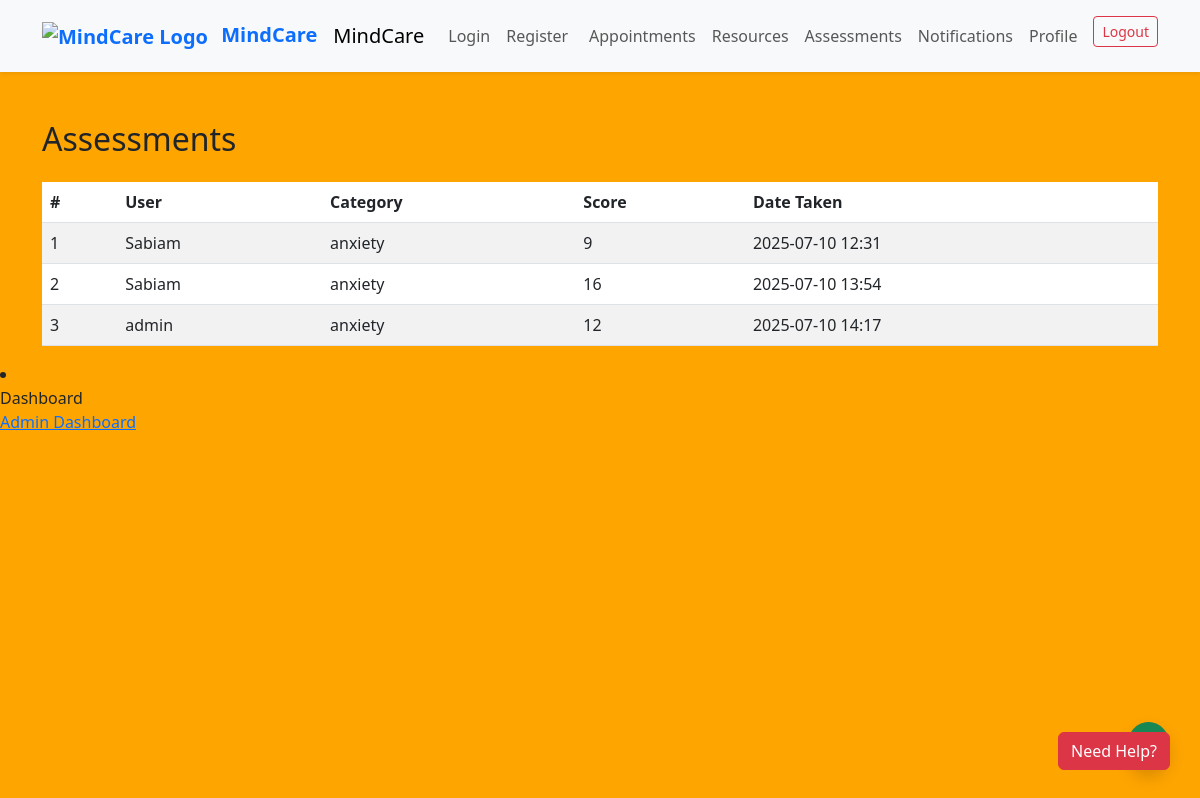
/assessments/, run on the app's committed database.
### core/models.py (models this page shows, shortened)
class Assessment(models.Model):
    CATEGORY_CHOICES = [
        ('anxiety', 'Anxiety'),
        ('depression', 'Depression'),
        ('stress', 'Stress'),
    ]
    user = models.ForeignKey(settings.AUTH_USER_MODEL, on_delete=models.CASCADE)
    category = models.CharField(max_length=20, choices=CATEGORY_CHOICES)
    score = models.IntegerField()
    date_taken = models.DateTimeField(auto_now_add=True)

class CustomUser(AbstractUser):
    ROLE_CHOICES = (
        ('admin', 'Admin'),
        ('therapist', 'Therapist'),
        ('client', 'Client'),
    )
    role = models.CharField(max_length=10, choices=ROLE_CHOICES, default='client')
    specialty = models.CharField(max_length=100, blank=True, null=True)
    location = models.CharField(max_length=100, blank=True, null=True)
    bio = models.TextField(blank=True, null=True)
    image = models.ImageField(upload_to='profile_images/', blank=True, null=True)

### core/views.py (the view)
# urls.py: path('assessments/', assessments_view, name='assessments'),  # ✅ Fixes your error
def assessments_view(request):
    assessments = Assessment.objects.all()
    return render(request, 'core/assessments.html', {'assessments': assessments})

### core/templates/core/assessments.html (shortened to what this page needs)
{% extends 'base.html' %}
{% block content %}
<div class="container mt-5">
  <h2 class="mb-4">Assessments</h2>
  <table class="table table-striped">
    <thead>
      <tr>
        <th>#</th>
        <th>User</th>
        <th>Category</th>
        <th>Score</th>
        <th>Date Taken</th>
      </tr>
    </thead>
    <tbody>
      {% for a in assessments %}
      <tr>
        <td>{{ forloop.counter }}</td>
        <td>{{ a.user.username }}</td>
        <td>{{ a.category }}</td>
        <td>{{ a.score }}</td>
        <td>{{ a.date_taken|date:"Y-m-d H:i" }}</td>
      </tr>
      {% endfor %}
    </tbody>
  </table>
</div>
{% endblock %}

### core/static/css/style.css (style rules this page uses)
body { background-color: orange; font-family: 'Segoe UI', sans-serif; }

### data on the page
Assessment: user.username "Sabiam", category "anxiety", score "9", date_taken "2025-07-10 12:31"
Assessment: user.username "Sabiam", category "anxiety", score "16", date_taken "2025-07-10 13:54"
Assessment: user.username "admin", category "anxiety", score "12", date_taken "2025-07-10 14:17"
